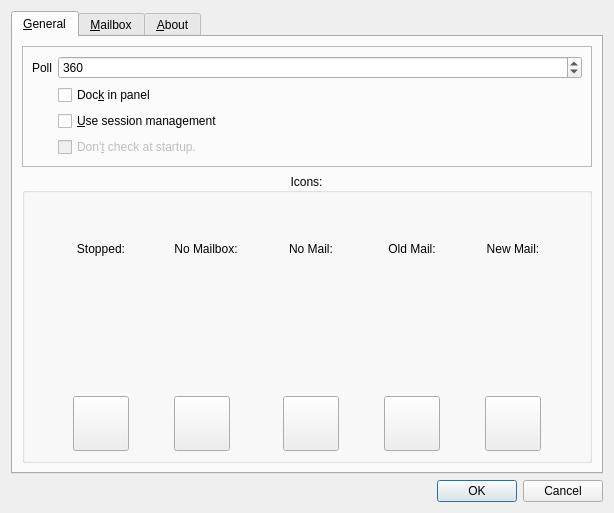
<?xml version="1.0" encoding="UTF-8"?>
<ui version="4.0">
 <class>ISetupDialog</class>
 <widget class="QDialog" name="ISetupDialog">
  <property name="geometry">
   <rect>
    <x>0</x>
    <y>0</y>
    <width>614</width>
    <height>513</height>
   </rect>
  </property>
  <property name="windowTitle">
   <string>Setup</string>
  </property>
  <layout class="QVBoxLayout" name="verticalLayout">
   <item>
    <widget class="QTabWidget" name="tabWidget">
     <property name="currentIndex">
      <number>0</number>
     </property>
     <property name="usesScrollButtons">
      <bool>false</bool>
     </property>
     <widget class="QWidget" name="tabGeneral">
      <attribute name="title">
       <string>&amp;General</string>
      </attribute>
      <layout class="QVBoxLayout" name="verticalLayout_2">
       <item>
        <widget class="QFrame" name="frameGeneral">
         <property name="minimumSize">
          <size>
           <width>10</width>
           <height>10</height>
          </size>
         </property>
         <property name="frameShape">
          <enum>QFrame::StyledPanel</enum>
         </property>
         <property name="frameShadow">
          <enum>QFrame::Raised</enum>
         </property>
         <layout class="QFormLayout" name="formLayout">
          <item row="1" column="0">
           <widget class="QLabel" name="labelPoll">
            <property name="text">
             <string>Poll</string>
            </property>
           </widget>
          </item>
          <item row="1" column="1">
           <widget class="QSpinBox" name="spinBoxPoll">
            <property name="minimum">
             <number>10</number>
            </property>
            <property name="maximum">
             <number>1000</number>
            </property>
            <property name="value">
             <number>360</number>
            </property>
           </widget>
          </item>
          <item row="3" column="1">
           <widget class="QCheckBox" name="checkBoxDockInPanel">
            <property name="enabled">
             <bool>true</bool>
            </property>
            <property name="text">
             <string>Doc&amp;k in panel</string>
            </property>
           </widget>
          </item>
          <item row="4" column="1">
           <widget class="QCheckBox" name="checkBoxUseSessionManagement">
            <property name="enabled">
             <bool>true</bool>
            </property>
            <property name="text">
             <string>&amp;Use session management</string>
            </property>
           </widget>
          </item>
          <item row="5" column="1">
           <widget class="QCheckBox" name="checkBoxDontCheck">
            <property name="enabled">
             <bool>false</bool>
            </property>
            <property name="text">
             <string>Don'&amp;t check at startup. </string>
            </property>
           </widget>
          </item>
         </layout>
        </widget>
       </item>
       <item>
        <widget class="QGroupBox" name="groupBoxIcons">
         <property name="title">
          <string>Icons:</string>
         </property>
         <property name="alignment">
          <set>Qt::AlignCenter</set>
         </property>
         <property name="flat">
          <bool>false</bool>
         </property>
         <property name="checkable">
          <bool>false</bool>
         </property>
         <layout class="QGridLayout" name="gridLayout_2" rowstretch="1,1,1" columnstretch="0,0,0,0,0">
          <property name="sizeConstraint">
           <enum>QLayout::SetDefaultConstraint</enum>
          </property>
          <item row="0" column="0">
           <widget class="QLabel" name="labelStopped">
            <property name="text">
             <string>Stopped:</string>
            </property>
            <property name="alignment">
             <set>Qt::AlignCenter</set>
            </property>
           </widget>
          </item>
          <item row="2" column="0">
           <widget class="QToolButton" name="toolButtonStopped">
            <property name="text">
             <string/>
            </property>
            <property name="iconSize">
             <size>
              <width>48</width>
              <height>48</height>
             </size>
            </property>
           </widget>
          </item>
          <item row="0" column="2">
           <widget class="QLabel" name="labelNoMail">
            <property name="text">
             <string>No Mail:</string>
            </property>
            <property name="alignment">
             <set>Qt::AlignCenter</set>
            </property>
           </widget>
          </item>
          <item row="0" column="1">
           <widget class="QLabel" name="labelNoMailbox">
            <property name="text">
             <string>No Mailbox:</string>
            </property>
            <property name="alignment">
             <set>Qt::AlignCenter</set>
            </property>
            <property name="wordWrap">
             <bool>true</bool>
            </property>
           </widget>
          </item>
          <item row="2" column="1">
           <widget class="QToolButton" name="toolButtonNoMailbox">
            <property name="text">
             <string/>
            </property>
            <property name="iconSize">
             <size>
              <width>48</width>
              <height>48</height>
             </size>
            </property>
           </widget>
          </item>
          <item row="2" column="2">
           <widget class="QToolButton" name="toolButtonNoMail">
            <property name="text">
             <string/>
            </property>
            <property name="iconSize">
             <size>
              <width>48</width>
              <height>48</height>
             </size>
            </property>
           </widget>
          </item>
          <item row="2" column="3">
           <widget class="QToolButton" name="toolButtonOldMail">
            <property name="text">
             <string/>
            </property>
            <property name="iconSize">
             <size>
              <width>48</width>
              <height>48</height>
             </size>
            </property>
           </widget>
          </item>
          <item row="0" column="3">
           <widget class="QLabel" name="labelOldMail">
            <property name="frameShape">
             <enum>QFrame::NoFrame</enum>
            </property>
            <property name="text">
             <string>Old Mail:</string>
            </property>
            <property name="alignment">
             <set>Qt::AlignCenter</set>
            </property>
           </widget>
          </item>
          <item row="0" column="4">
           <widget class="QLabel" name="labelNewMail">
            <property name="text">
             <string>New Mail:</string>
            </property>
            <property name="alignment">
             <set>Qt::AlignCenter</set>
            </property>
           </widget>
          </item>
          <item row="2" column="4">
           <widget class="QToolButton" name="toolButtonNewMail">
            <property name="text">
             <string/>
            </property>
            <property name="iconSize">
             <size>
              <width>48</width>
              <height>48</height>
             </size>
            </property>
            <property name="toolButtonStyle">
             <enum>Qt::ToolButtonIconOnly</enum>
            </property>
           </widget>
          </item>
         </layout>
         <zorder>labelNoMail</zorder>
         <zorder>toolButtonStopped</zorder>
         <zorder>labelNoMailbox</zorder>
         <zorder>toolButtonNoMailbox</zorder>
         <zorder>toolButtonNoMail</zorder>
         <zorder>labelStopped</zorder>
         <zorder>toolButtonOldMail</zorder>
         <zorder>labelOldMail</zorder>
         <zorder>labelNewMail</zorder>
         <zorder>toolButtonNewMail</zorder>
        </widget>
       </item>
      </layout>
     </widget>
     <widget class="QWidget" name="tabMailbox">
      <attribute name="title">
       <string>&amp;Mailbox</string>
      </attribute>
      <layout class="QHBoxLayout" name="horizontalLayout_3">
       <item>
        <widget class="QFrame" name="frameServers">
         <property name="minimumSize">
          <size>
           <width>30</width>
           <height>0</height>
          </size>
         </property>
         <property name="frameShape">
          <enum>QFrame::StyledPanel</enum>
         </property>
         <property name="frameShadow">
          <enum>QFrame::Plain</enum>
         </property>
         <property name="lineWidth">
          <number>1</number>
         </property>
         <layout class="QVBoxLayout" name="verticalLayout_4">
          <item>
           <widget class="QListWidget" name="listWidgetServers"/>
          </item>
          <item>
           <widget class="QFrame" name="frameServerToolButtons">
            <property name="frameShape">
             <enum>QFrame::StyledPanel</enum>
            </property>
            <property name="frameShadow">
             <enum>QFrame::Plain</enum>
            </property>
            <property name="lineWidth">
             <number>0</number>
            </property>
            <layout class="QHBoxLayout" name="horizontalLayout_2">
             <item>
              <widget class="QToolButton" name="toolButtonServerAdd">
               <property name="toolTip">
                <string>Add a mailbox</string>
               </property>
               <property name="text">
                <string>&amp;Add</string>
               </property>
               <property name="icon">
                <iconset resource="../resources.qrc">
                 <normaloff>:/icons/32x32/edit-add.png</normaloff>:/icons/32x32/edit-add.png</iconset>
               </property>
               <property name="iconSize">
                <size>
                 <width>32</width>
                 <height>32</height>
                </size>
               </property>
               <property name="arrowType">
                <enum>Qt::NoArrow</enum>
               </property>
              </widget>
             </item>
             <item>
              <widget class="QToolButton" name="toolButtonServerDelete">
               <property name="toolTip">
                <string>Delete a mailbox</string>
               </property>
               <property name="text">
                <string>Delete</string>
               </property>
               <property name="icon">
                <iconset resource="../resources.qrc">
                 <normaloff>:/icons/32x32/edit-delete.png</normaloff>:/icons/32x32/edit-delete.png</iconset>
               </property>
               <property name="iconSize">
                <size>
                 <width>32</width>
                 <height>32</height>
                </size>
               </property>
              </widget>
             </item>
            </layout>
           </widget>
          </item>
         </layout>
        </widget>
       </item>
       <item>
        <widget class="QFrame" name="frameProtocol">
         <property name="minimumSize">
          <size>
           <width>30</width>
           <height>30</height>
          </size>
         </property>
         <property name="frameShape">
          <enum>QFrame::StyledPanel</enum>
         </property>
         <property name="frameShadow">
          <enum>QFrame::Plain</enum>
         </property>
         <layout class="QFormLayout" name="formLayout_3">
          <item row="3" column="0">
           <widget class="QLabel" name="labelProtocol">
            <property name="text">
             <string>Protocol</string>
            </property>
            <property name="buddy">
             <cstring>comboBoxProtocol</cstring>
            </property>
           </widget>
          </item>
          <item row="3" column="1">
           <widget class="QComboBox" name="comboBoxProtocol"/>
          </item>
          <item row="4" column="0">
           <widget class="QLabel" name="labelServer">
            <property name="text">
             <string>Server</string>
            </property>
            <property name="buddy">
             <cstring>lineEditServer</cstring>
            </property>
           </widget>
          </item>
          <item row="4" column="1">
           <widget class="QLineEdit" name="lineEditServer">
            <property name="maxLength">
             <number>256</number>
            </property>
           </widget>
          </item>
          <item row="5" column="0">
           <widget class="QLabel" name="labelPort">
            <property name="sizePolicy">
             <sizepolicy hsizetype="Minimum" vsizetype="Preferred">
              <horstretch>0</horstretch>
              <verstretch>0</verstretch>
             </sizepolicy>
            </property>
            <property name="text">
             <string>Port</string>
            </property>
            <property name="buddy">
             <cstring>lineEditPort</cstring>
            </property>
           </widget>
          </item>
          <item row="5" column="1">
           <widget class="QLineEdit" name="lineEditPort">
            <property name="maxLength">
             <number>5</number>
            </property>
           </widget>
          </item>
          <item row="6" column="0">
           <widget class="QLabel" name="labelUser">
            <property name="text">
             <string>User</string>
            </property>
            <property name="buddy">
             <cstring>lineEditUser</cstring>
            </property>
           </widget>
          </item>
          <item row="6" column="1">
           <widget class="QLineEdit" name="lineEditUser">
            <property name="maxLength">
             <number>256</number>
            </property>
           </widget>
          </item>
          <item row="7" column="0">
           <widget class="QLabel" name="labelPassword">
            <property name="text">
             <string>Password</string>
            </property>
            <property name="buddy">
             <cstring>lineEditPassword</cstring>
            </property>
           </widget>
          </item>
          <item row="7" column="1">
           <widget class="QLineEdit" name="lineEditPassword">
            <property name="maxLength">
             <number>256</number>
            </property>
            <property name="echoMode">
             <enum>QLineEdit::Password</enum>
            </property>
           </widget>
          </item>
          <item row="8" column="0">
           <widget class="QLabel" name="labelIMAPMailbox">
            <property name="text">
             <string>Mailbox</string>
            </property>
            <property name="buddy">
             <cstring>lineEditIMAPMailbox</cstring>
            </property>
           </widget>
          </item>
          <item row="8" column="1">
           <widget class="QLineEdit" name="lineEditIMAPMailbox">
            <property name="enabled">
             <bool>false</bool>
            </property>
            <property name="maxLength">
             <number>256</number>
            </property>
           </widget>
          </item>
          <item row="0" column="0">
           <widget class="QLabel" name="labelName">
            <property name="text">
             <string>Name</string>
            </property>
            <property name="buddy">
             <cstring>lineEditName</cstring>
            </property>
           </widget>
          </item>
          <item row="0" column="1">
           <widget class="QLineEdit" name="lineEditName"/>
          </item>
         </layout>
        </widget>
       </item>
      </layout>
     </widget>
     <widget class="QWidget" name="tabAbout">
      <attribute name="title">
       <string>&amp;About</string>
      </attribute>
      <layout class="QVBoxLayout" name="verticalLayout_3">
       <item>
        <widget class="QFrame" name="frameHeader">
         <property name="frameShape">
          <enum>QFrame::StyledPanel</enum>
         </property>
         <property name="frameShadow">
          <enum>QFrame::Raised</enum>
         </property>
         <layout class="QHBoxLayout" name="horizontalLayout" stretch="0,1,1">
          <item>
           <widget class="QLabel" name="labelIcon">
            <property name="text">
             <string/>
            </property>
            <property name="pixmap">
             <pixmap resource="../resources.qrc">:/icons/64x64/traybiff.png</pixmap>
            </property>
           </widget>
          </item>
          <item>
           <widget class="QLabel" name="labelBiff">
            <property name="font">
             <font>
              <bold>false</bold>
             </font>
            </property>
            <property name="text">
             <string>&lt;b&gt;Qbiff&lt;/b&gt; Version</string>
            </property>
            <property name="textFormat">
             <enum>Qt::RichText</enum>
            </property>
           </widget>
          </item>
          <item>
           <widget class="QLabel" name="labelVersion">
            <property name="text">
             <string>TextLabel</string>
            </property>
            <property name="textFormat">
             <enum>Qt::AutoText</enum>
            </property>
           </widget>
          </item>
         </layout>
        </widget>
       </item>
       <item>
        <widget class="QFrame" name="frameText">
         <property name="frameShape">
          <enum>QFrame::StyledPanel</enum>
         </property>
         <property name="frameShadow">
          <enum>QFrame::Raised</enum>
         </property>
         <layout class="QGridLayout" name="gridLayout">
          <item row="1" column="0">
           <widget class="QLabel" name="label_3">
            <property name="text">
             <string>&lt;html&gt;&lt;head/&gt;&lt;body&gt;&lt;p&gt;This software is licensed under GPL3 or any later version&lt;/p&gt;&lt;p&gt;© 2024 Ulrich Eckhardt &lt;/p&gt;&lt;/body&gt;&lt;/html&gt;</string>
            </property>
            <property name="wordWrap">
             <bool>true</bool>
            </property>
           </widget>
          </item>
         </layout>
        </widget>
       </item>
       <item>
        <spacer name="verticalSpacer">
         <property name="orientation">
          <enum>Qt::Vertical</enum>
         </property>
         <property name="sizeHint" stdset="0">
          <size>
           <width>20</width>
           <height>40</height>
          </size>
         </property>
        </spacer>
       </item>
      </layout>
     </widget>
    </widget>
   </item>
   <item>
    <widget class="QDialogButtonBox" name="buttonBox">
     <property name="orientation">
      <enum>Qt::Horizontal</enum>
     </property>
     <property name="standardButtons">
      <set>QDialogButtonBox::Cancel|QDialogButtonBox::Ok</set>
     </property>
    </widget>
   </item>
  </layout>
 </widget>
 <tabstops>
  <tabstop>spinBoxPoll</tabstop>
  <tabstop>checkBoxDockInPanel</tabstop>
  <tabstop>checkBoxUseSessionManagement</tabstop>
  <tabstop>checkBoxDontCheck</tabstop>
  <tabstop>toolButtonStopped</tabstop>
  <tabstop>toolButtonNoMailbox</tabstop>
  <tabstop>toolButtonNoMail</tabstop>
  <tabstop>toolButtonOldMail</tabstop>
  <tabstop>toolButtonNewMail</tabstop>
  <tabstop>tabWidget</tabstop>
  <tabstop>listWidgetServers</tabstop>
  <tabstop>lineEditName</tabstop>
  <tabstop>comboBoxProtocol</tabstop>
  <tabstop>lineEditServer</tabstop>
  <tabstop>lineEditPort</tabstop>
  <tabstop>lineEditUser</tabstop>
  <tabstop>lineEditPassword</tabstop>
  <tabstop>lineEditIMAPMailbox</tabstop>
  <tabstop>toolButtonServerAdd</tabstop>
  <tabstop>toolButtonServerDelete</tabstop>
 </tabstops>
 <resources>
  <include location="../resources.qrc"/>
  <include location="../resources.qrc"/>
 </resources>
 <connections>
  <connection>
   <sender>buttonBox</sender>
   <signal>accepted()</signal>
   <receiver>ISetupDialog</receiver>
   <slot>accept()</slot>
   <hints>
    <hint type="sourcelabel">
     <x>254</x>
     <y>506</y>
    </hint>
    <hint type="destinationlabel">
     <x>157</x>
     <y>274</y>
    </hint>
   </hints>
  </connection>
  <connection>
   <sender>buttonBox</sender>
   <signal>rejected()</signal>
   <receiver>ISetupDialog</receiver>
   <slot>reject()</slot>
   <hints>
    <hint type="sourcelabel">
     <x>322</x>
     <y>506</y>
    </hint>
    <hint type="destinationlabel">
     <x>286</x>
     <y>274</y>
    </hint>
   </hints>
  </connection>
 </connections>
</ui>
